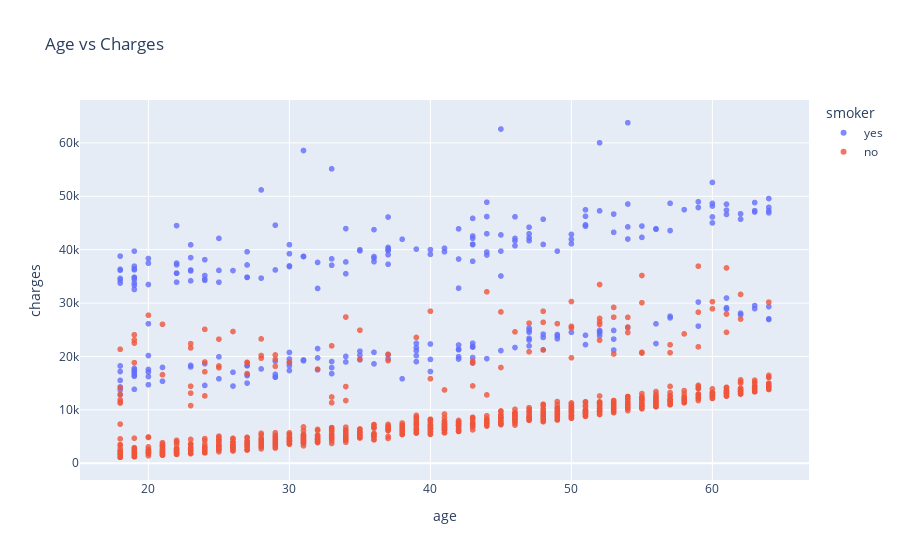

The code cell stored with this chart in its notebook:
### Code cell
fig = px.scatter(df , 
                 x = 'age',
                 y = 'charges',
                 color='smoker',
                 opacity=0.8,
                 title = 'Age vs Charges ',
                 hover_data='sex'
                 )
fig.show()

### Figure 1 — Plotly figure (JSON) as saved in the notebook; plotly's stock layout.template omitted (floating-point values rounded to 4 significant figures; data arrays with more than 128 entries replaced by an {"elided": "..."} marker saying what was removed)
{"data": [{"customdata": {"elided": "274x1 str values"}, "hovertemplate": "smoker=yes<br>age=%{x}<br>charges=%{y}<br>sex=%{customdata[0]}<extra></extra>", "legendgroup": "yes", "marker": {"color": "#636efa", "opacity": 0.8, "symbol": "circle"}, "mode": "markers", "name": "yes", "showlegend": true, "type": "scattergl", "x": {"elided": "274 int values"}, "xaxis": "x", "y": {"elided": "274 float values"}, "yaxis": "y"}, {"customdata": {"elided": "1064x1 str values"}, "hovertemplate": "smoker=no<br>age=%{x}<br>charges=%{y}<br>sex=%{customdata[0]}<extra></extra>", "legendgroup": "no", "marker": {"color": "#EF553B", "opacity": 0.8, "symbol": "circle"}, "mode": "markers", "name": "no", "showlegend": true, "type": "scattergl", "x": {"elided": "1064 int values"}, "xaxis": "x", "y": {"elided": "1064 float values"}, "yaxis": "y"}], "layout": {"legend": {"title": {"text": "smoker"}, "tracegroupgap": 0}, "title": {"text": "Age vs Charges "}, "xaxis": {"anchor": "y", "domain": [0, 1], "title": {"text": "age"}}, "yaxis": {"anchor": "x", "domain": [0, 1], "title": {"text": "charges"}}}}
